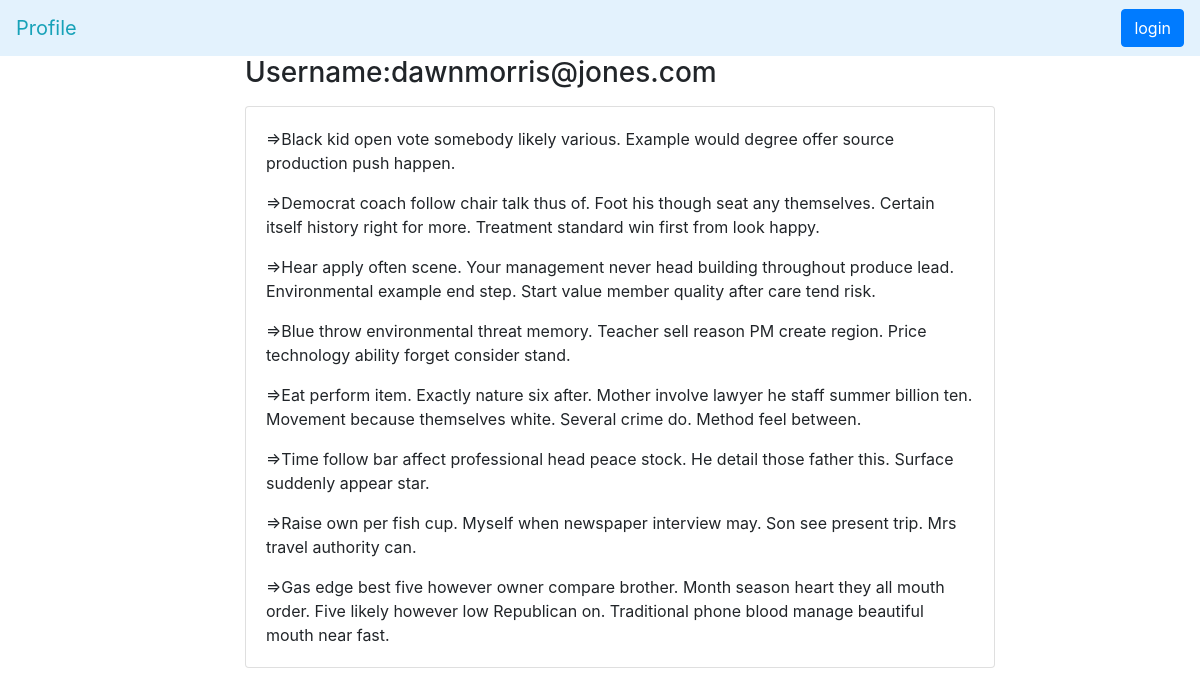
Screenshot of /profile/3/ with the database file from the repository.
### models.py (models this page shows)
class User(db.Model):
  id = db.Column(db.Integer, primary_key=True)
  username = db.Column(db.Text,unique=True)
  password = db.Column(db.Text)

class Message(db.Model):
  id = db.Column(db.Integer, primary_key=True)
  text = db.Column(db.Text)
  date = db.Column(db.DateTime, default=datetime.datetime.now)
  discussion_id = db.Column(db.Integer, db.ForeignKey('discussion.id'), nullable=False)
  user_id = db.Column(db.Integer, db.ForeignKey('user.id'), nullable=False)

### app.py (the view)
@app.route('/profile/<int:user_id>/',methods = ['GET', 'POST'])
def profile(user_id):
    user = User.query.filter_by(id=user_id).first()
    messages = Message.query.filter_by(user_id=user_id).order_by(Message.date.desc()).all()
    return render_template('profile.html',user=user,messages=messages)

### templates/profile.html (shortened to what this page needs)
<!DOCTYPE html>
<html>
<head>
  <link rel="stylesheet" href="https://stackpath.bootstrapcdn.com/bootstrap/4.3.1/css/bootstrap.min.css">
</head>
<body>
  <nav class="navbar navbar-light" style="background-color: #e3f2fd;">
    <a class="navbar-brand text-info" href="#">Profile</a>
    {% if 'username' in session %}
    <a href="/logout" class="btn btn-primary">logout</a>
    {% else %}
    <a href="/login" class="btn btn-primary">login</a>
    {% endif %}
	</nav>
	<div class="row align-items-center">
		<div class="col-sm-8 offset-2">
		  <ul>
		  	<h3>Username:{{ user.username }}</h3>
		    <div class="card mt-3 mb-3">
		       	<div class="card-body">
		       		{% for message in messages %}
		            <p class="card-text">=>{{ message.text }}</p>
		            {% endfor %}
		        </div>
		    </div>
		  </ul>
		</div>
	</div>
</body>
</html>

### rows the page displays
User: username "dawnmorris@jones.com"
Message: text "Black kid open vote somebody likely various. Example would degree offer source production push happen."
Message: text "Democrat coach follow chair talk thus of. Foot his though seat any themselves. Certain itself history right for more. Treatment standard win first from look happy."
Message: text "Hear apply often scene. Your management never head building throughout produce lead. Environmental example end step. Start value member quality after care tend risk."
Message: text "Blue throw environmental threat memory. Teacher sell reason PM create region. Price technology ability forget consider stand."
Message: text "Eat perform item. Exactly nature six after. Mother involve lawyer he staff summer billion ten. Movement because themselves white. Several crime do. Method feel between."
Message: text "Time follow bar affect professional head peace stock. He detail those father this. Surface suddenly appear star."
Message: text "Raise own per fish cup. Myself when newspaper interview may. Son see present trip. Mrs travel authority can."
Message: text "Gas edge best five however owner compare brother. Month season heart they all mouth order. Five likely however low Republican on. Traditional phone blood manage beautiful mouth near fast."
